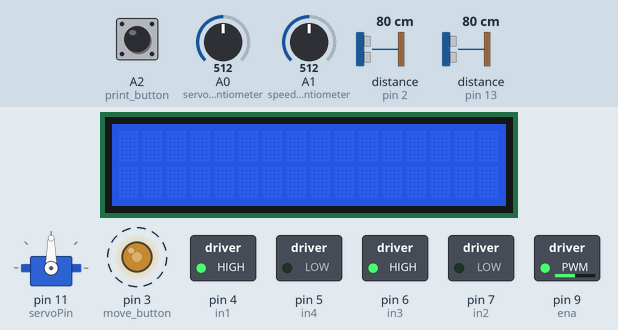
Simulated run of this sketch. Board: Arduino Uno, built with avr-gcc and run on an emulated ATmega328P. On the bench: 16×2 character LCD, servo, switched loads named in the sketch (green lamp = pin HIGH), output pins drawn as LEDs (lit = HIGH). Wiring (inferred from the names in the program): 2 × ultrasonic range finder: trigger pin 10, echo pin 2 / trigger pin 12, echo pin 13. Dashed ring = blinking. The inputs (shaded band) are chosen by the test bench; at power-on: A2 (print_button) HIGH, A0 (servo_potentiometer) = 512, A1 (speed_potentiometer) = 512, distance to the obstacle (sensors on pin 2, pin 13) 80 cm. The echo pulse lasts 58.3 µs per cm; pins used as bus, display or sensor lines are not drawn; what the sketch prints to the serial monitor is not drawn.

Above: at 1.2 s.
1.3 s: A2 (print_button) pulled LOW for 0.15 s
At 2.3 s:
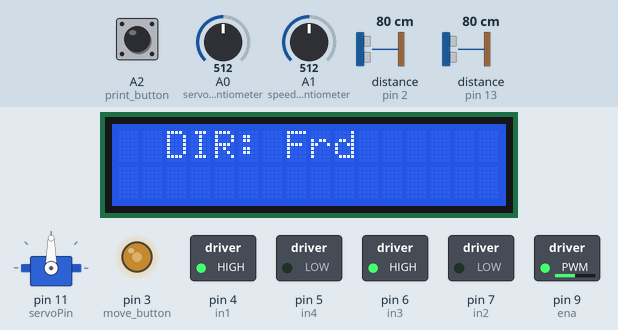
At 7.6 s:
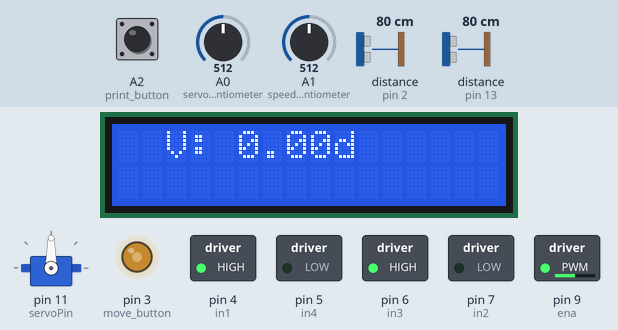
Timing chart, 0 to 9.1 s (numbered marks = the images above; inputs shaded):
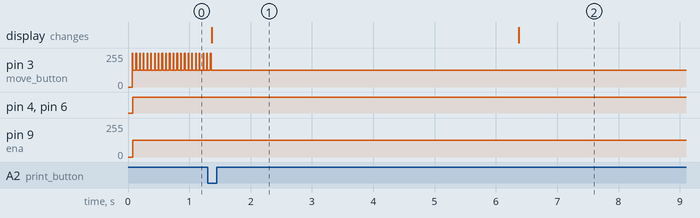

Measured:
- after the input at 1.3 s, pin 3 (move_button): goes on until 1.4 s, then stays 127/255; the display: changes after 0.07 s (image 1)
- by itself, pin 3 (move_button): alternates 255/255 for 0.01 s and 127/255 for 0.05 s

The sketch:

steeringcar.ino
```cpp
#include <Servo.h>
#include<LiquidCrystal_I2C.h>

LiquidCrystal_I2C lcd(0x27,16,2);     //display type

int servoPin = 11;        // servoo
Servo myservo;

int move_button = 3;     // Move / direction button
int print_button = A2;   // Print button

int servo_potentiometer= A0;      // Servo control potentiometer
int speed_potentiometer = A1;      // Speed control potentiometer

int trigR = 10;
int echoR = 2;
int trigL = 12;
int echoL = 13;

int in1 = 4;        //dcmotor 1
int in2 = 7;
int in3 = 6;          //dcmotor 2
int in4 = 5;
int ena = 9;    // speed of dc motor 1
int enb = 3;    // speed of dc motor 2

int speed_potentiometer_reading;        //potentiometer speed storing unit
int servo_potentiometer_reading;       //potentiometer servo storing unit

float dstL;        //ultrasonic storing unit
float dstR;       //ultrasonic storing unit

String state;         //state

float distanceCm;

float vlc;

volatile bool direction = true;

volatile unsigned long lastInterruptTime = 0; // debounce

float ultrasonic(int trigPin, int echoPin);

void forward() {              // forward
  digitalWrite(in1, HIGH);
  digitalWrite(in2, LOW);
  digitalWrite(in3, HIGH);
  digitalWrite(in4, LOW);
}

void back() {                // backwards
  digitalWrite(in1, LOW);
  digitalWrite(in2, HIGH);
  digitalWrite(in3, LOW);
  digitalWrite(in4, HIGH);
}

void stop() {                //stop
  digitalWrite(in1, LOW);
  digitalWrite(in2, LOW);
  digitalWrite(in3, LOW);
  digitalWrite(in4, LOW);
  analogWrite(ena, 0);    // speed is zero
  analogWrite(enb, 0);
}

float ultrasonic (int trigPin, int echoPin) {
  digitalWrite(trigPin, LOW);
  delayMicroseconds(2);
  digitalWrite(trigPin, HIGH);
  delayMicroseconds(2);
  digitalWrite(trigPin, LOW);

  long duration = pulseIn(echoPin, HIGH);
  float distanceCm = (duration * 0.0343) / 2;
  return distanceCm;
}

void toggleDirection() {
  unsigned long currentTime = millis();
  if (currentTime - lastInterruptTime > 200) {
    direction = !direction;
    lastInterruptTime = currentTime;

  }

}
void screenDisplay(){
lcd.setCursor(2,0);
lcd.print("DIR: ");
lcd.print(state);
delay(5000);

lcd.setCursor(2,0);
lcd.print("V: ");
lcd.print(vlc);
delay(5000);

lcd.setCursor(2,0);
lcd.print("DistR: ");
lcd.print(dstR);
delay(5000);

lcd.setCursor(2,0);
lcd.print("DistL: ");
lcd.print(dstL);
delay(5000);
}


void setup() {
  Serial.begin(9600);

lcd.init();
lcd.clear();
lcd.backlight();

pinMode(move_button, INPUT_PULLUP);
pinMode(print_button, INPUT_PULLUP);

myservo.attach(servoPin);

pinMode(trigR, OUTPUT);
pinMode(echoR, INPUT);
pinMode(trigL, OUTPUT);
pinMode(echoL, INPUT);

pinMode(in1, OUTPUT);
pinMode(in2, OUTPUT);
pinMode(in3, OUTPUT);
pinMode(in4, OUTPUT);
pinMode(ena, OUTPUT);
pinMode(enb, OUTPUT);

  attachInterrupt(digitalPinToInterrupt(move_button), toggleDirection, FALLING);  //interrupt linking
}


void loop() {

if (digitalRead(move_button) == LOW){
  back();
  }

  servo_potentiometer_reading = analogRead(servo_potentiometer);
  speed_potentiometer_reading = analogRead(speed_potentiometer);

  int angle = map(servo_potentiometer_reading, 0, 1023, 0, 180);    //Servo_poteniometer
  myservo.write(angle);

  int RPM = map(speed_potentiometer_reading, 0, 1023, 0, 600);  //RPM
  float velocity = 2 * 3.14159 * 3.25 * (RPM / 60.0); // cm/s
  int speedVal = map(speed_potentiometer_reading, 0, 1023, 0, 255);  //speed_potentiometer

  dstR = ultrasonic(trigR, echoR);
  dstL = ultrasonic(trigL, echoL);


  if (dstR <= 30 || dstL <= 30) {    //car read ultrasonic sensor
    stop();
    delay(500);
    back();
    delay(1000);
    forward();
    state = " inp";
   }
  else {
    analogWrite(ena, speedVal);
    analogWrite(enb, speedVal);

    if (direction == true) {
      forward();
    state = "Frd ";
    } else {
      back();
    state = " Rvs " ;
    }
  }

  if (digitalRead(print_button) == LOW) {
  Serial.println(velocity);              //cm/sec
  Serial.println (state);
  Serial.println(distanceCm);            //in cm
  Serial.println(dstR);
  Serial.println(dstL);
  }

 if (digitalRead(print_button) == LOW) {
screenDisplay();
 }

  delay(50);
}
```
